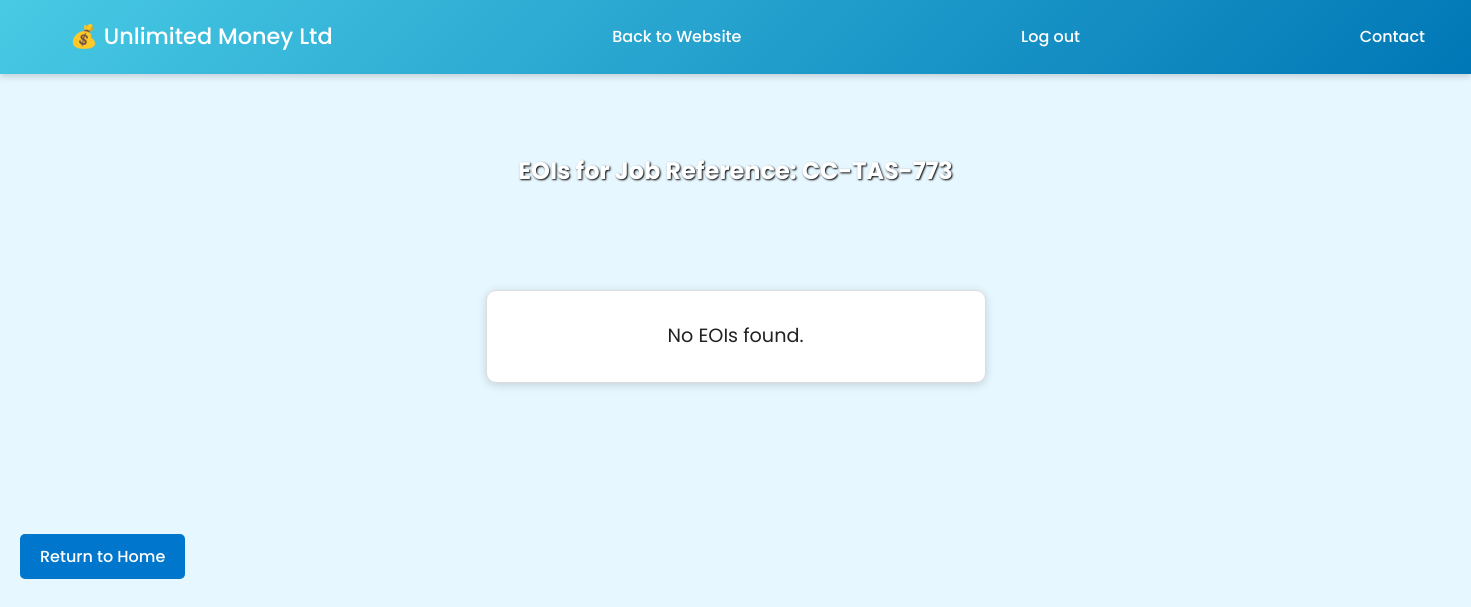
/project2/manage_search_job.php?jobRef=CC-TAS-773, run on an earlier commit of the app's database.
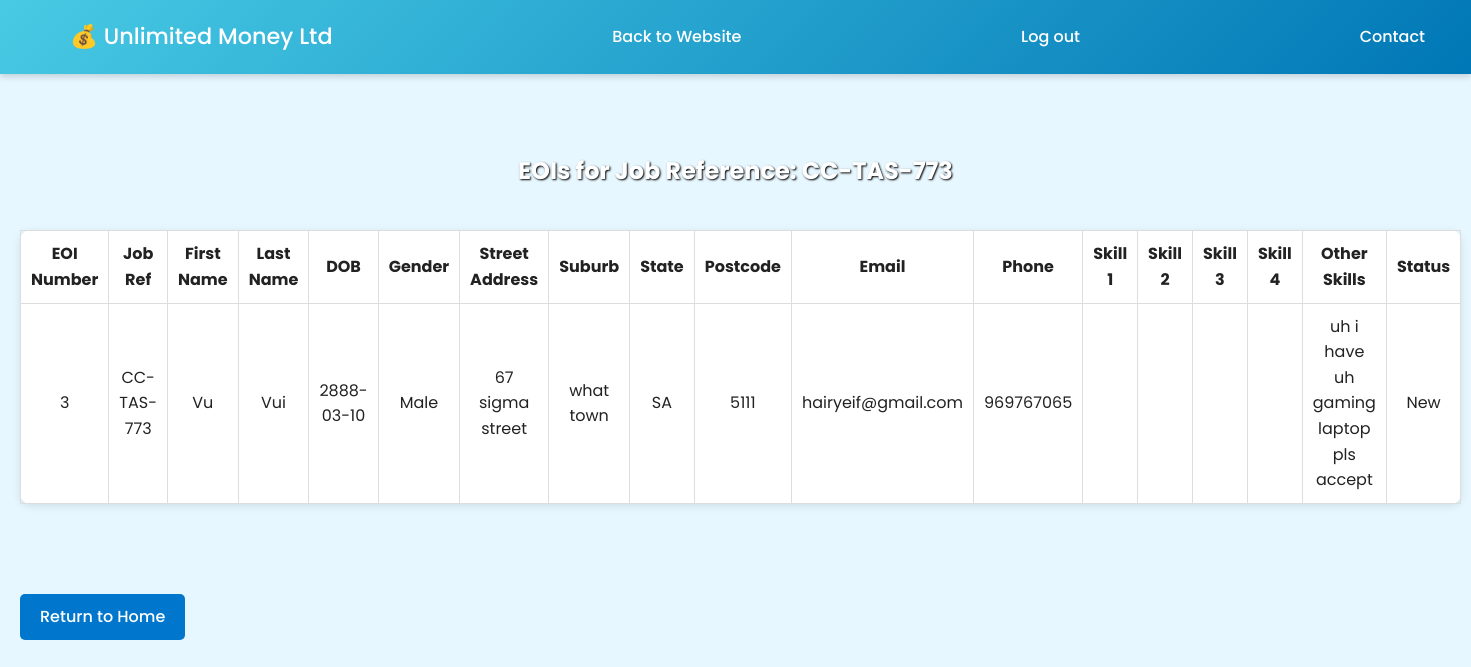
And on a later commit of the database.
### tables this page shows
CREATE TABLE `eoi` (
  `EOInumber` int(11) NOT NULL,
  `jobRef` varchar(20) NOT NULL,
  `firstName` varchar(20) NOT NULL,
  `lastName` varchar(20) NOT NULL,
  `dob` date NOT NULL,
  `gender` enum('Male','Female','Other') NOT NULL,
  `streetAddress` varchar(40) NOT NULL,
  `suburb` varchar(40) NOT NULL,
  `state` enum('VIC','NSW','QLD','NT','WA','SA','TAS','ACT') NOT NULL,
  `postcode` char(4) NOT NULL,
  `email` varchar(100) NOT NULL,
  `phone` varchar(12) NOT NULL,
  `skill1` varchar(50) DEFAULT NULL,
  `skill2` varchar(50) DEFAULT NULL,
  `skill3` varchar(50) DEFAULT NULL,
  `skill4` varchar(50) DEFAULT NULL,
  `otherSkills` varchar(200) DEFAULT NULL,
  `status` varchar(20) NOT NULL DEFAULT 'New'
);

### project2/manage_search_job.php (the view, shortened to what this page needs)
<?php
include 'header.inc';
include 'manage-nav.inc';
require_once 'manage_settings.php';
echo "<div class='page-wrapper'>";
echo "<div class='site-content'><div class='container'>";
$jobRef = trim($_GET['jobRef'] ?? '');
$sql = "SELECT * FROM eoi WHERE jobRef = ?";
$stmt = mysqli_prepare($conn, $sql);
if ($stmt === false) {
    echo "<div class='no-results-box'><p>Database error (prepare failed).</p></div>";
} else {
    mysqli_stmt_bind_param($stmt, "s", $jobRef);
    mysqli_stmt_execute($stmt);
    $result = mysqli_stmt_get_result($stmt);
    $safeJobRef = htmlspecialchars($jobRef, ENT_QUOTES, 'UTF-8');
    echo "<h2 class='formname' >EOIs for Job Reference: $safeJobRef</h2>";
    if ($result && mysqli_num_rows($result) > 0) {
        echo "<table class='data-table'>
                <tr>
                    <th>EOI Number</th><th>Job Ref</th><th>First Name</th><th>Last Name</th>
                    <th>DOB</th><th>Gender</th><th>Street Address</th><th>Suburb</th>
                    <th>State</th><th>Postcode</th><th>Email</th><th>Phone</th>
                    <th>Skill 1</th><th>Skill 2</th><th>Skill 3</th><th>Skill 4</th>
                    <th>Other Skills</th><th>Status</th>
                </tr>";
        while ($row = mysqli_fetch_assoc($result)) {
            echo "<tr>";
            echo "<td>" . htmlspecialchars($row['EOInumber'], ENT_QUOTES, 'UTF-8') . "</td>";
            echo "<td>" . htmlspecialchars($row['jobRef'], ENT_QUOTES, 'UTF-8') . "</td>";
            echo "<td>" . htmlspecialchars($row['firstName'], ENT_QUOTES, 'UTF-8') . "</td>";
            echo "<td>" . htmlspecialchars($row['lastName'], ENT_QUOTES, 'UTF-8') . "</td>";
            echo "<td>" . htmlspecialchars($row['dob'], ENT_QUOTES, 'UTF-8') . "</td>";
            echo "<td>" . htmlspecialchars($row['gender'], ENT_QUOTES, 'UTF-8') . "</td>";
            echo "<td>" . htmlspecialchars($row['streetAddress'], ENT_QUOTES, 'UTF-8') . "</td>";
            echo "<td>" . htmlspecialchars($row['suburb'], ENT_QUOTES, 'UTF-8') . "</td>";
            echo "<td>" . htmlspecialchars($row['state'], ENT_QUOTES, 'UTF-8') . "</td>";
            echo "<td>" . htmlspecialchars($row['postcode'], ENT_QUOTES, 'UTF-8') . "</td>";
            echo "<td>" . htmlspecialchars($row['email'], ENT_QUOTES, 'UTF-8') . "</td>";
            echo "<td>" . htmlspecialchars($row['phone'], ENT_QUOTES, 'UTF-8') . "</td>";
            echo "<td>" . htmlspecialchars($row['skill1'], ENT_QUOTES, 'UTF-8') . "</td>";
            echo "<td>" . htmlspecialchars($row['skill2'], ENT_QUOTES, 'UTF-8') . "</td>";
            echo "<td>" . htmlspecialchars($row['skill3'], ENT_QUOTES, 'UTF-8') . "</td>";
            echo "<td>" . htmlspecialchars($row['skill4'], ENT_QUOTES, 'UTF-8') . "</td>";
            echo "<td>" . htmlspecialchars($row['otherSkills'], ENT_QUOTES, 'UTF-8') . "</td>";
            echo "<td>" . htmlspecialchars($row['status'], ENT_QUOTES, 'UTF-8') . "</td>";
            echo "</tr>";
        }
        echo "</table>";
    } else {
        echo "<div class='no-results-box'>No EOIs found.</div>";
    }
}
echo "<br><a href='manage.php' class='return-link'>Return to Home</a>";
echo "</div></div>";
echo "</div>";
?>

What changed in the data, as far as the page shows it:
added eoi: EOInumber "3", jobRef "CC-TAS-773", firstName "Vu", lastName "Vui", dob "2888-03-10", gender "Male", streetAddress "67 sigma street", suburb "what town", state "SA", postcode "5111", email "hairyeif@gmail.com", phone "969767065", otherSkills "uh i have uh gaming laptop pls accept", status "New"
Also different on the page:
text no longer shown: "No EOIs found."
text now shown: "EOI Number Job Ref First Name Last Name DOB Gender Street Address Suburb State Postcode Email Phone Skill 1 Skill 2 Skill 3 Skill 4 Other Skills Status"
